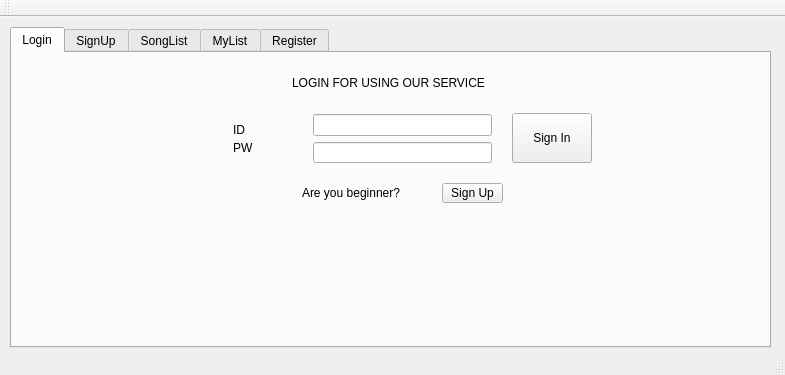
<?xml version="1.0" encoding="UTF-8"?>
<ui version="4.0">
 <class>MainWindow</class>
 <widget class="QMainWindow" name="MainWindow">
  <property name="geometry">
   <rect>
    <x>0</x>
    <y>0</y>
    <width>785</width>
    <height>375</height>
   </rect>
  </property>
  <property name="windowTitle">
   <string>MainWindow</string>
  </property>
  <widget class="QWidget" name="centralWidget">
   <widget class="QTabWidget" name="tabWidget">
    <property name="geometry">
     <rect>
      <x>10</x>
      <y>10</y>
      <width>761</width>
      <height>321</height>
     </rect>
    </property>
    <property name="currentIndex">
     <number>0</number>
    </property>
    <widget class="QWidget" name="tab">
     <attribute name="title">
      <string>Login</string>
     </attribute>
     <widget class="QWidget" name="layoutWidget">
      <property name="geometry">
       <rect>
        <x>290</x>
        <y>50</y>
        <width>201</width>
        <height>71</height>
       </rect>
      </property>
      <layout class="QVBoxLayout" name="verticalLayout">
       <item>
        <widget class="QLineEdit" name="ID">
         <property name="text">
          <string/>
         </property>
        </widget>
       </item>
       <item>
        <widget class="QLineEdit" name="PW">
         <property name="cursor">
          <cursorShape>IBeamCursor</cursorShape>
         </property>
         <property name="inputMask">
          <string/>
         </property>
         <property name="text">
          <string/>
         </property>
         <property name="maxLength">
          <number>30</number>
         </property>
        </widget>
       </item>
      </layout>
     </widget>
     <widget class="QLabel" name="label_5">
      <property name="geometry">
       <rect>
        <x>290</x>
        <y>130</y>
        <width>141</width>
        <height>20</height>
       </rect>
      </property>
      <property name="text">
       <string>Are you beginner?</string>
      </property>
     </widget>
     <widget class="QWidget" name="layoutWidget_2">
      <property name="geometry">
       <rect>
        <x>210</x>
        <y>60</y>
        <width>69</width>
        <height>51</height>
       </rect>
      </property>
      <layout class="QVBoxLayout" name="verticalLayout_2">
       <item>
        <widget class="QLabel" name="label">
         <property name="text">
          <string>ID</string>
         </property>
        </widget>
       </item>
       <item>
        <widget class="QLabel" name="label_2">
         <property name="text">
          <string>PW</string>
         </property>
        </widget>
       </item>
      </layout>
     </widget>
     <widget class="QToolButton" name="toolButton">
      <property name="geometry">
       <rect>
        <x>500</x>
        <y>60</y>
        <width>80</width>
        <height>50</height>
       </rect>
      </property>
      <property name="text">
       <string>Sign In</string>
      </property>
     </widget>
     <widget class="QLabel" name="label_4">
      <property name="geometry">
       <rect>
        <x>280</x>
        <y>20</y>
        <width>251</width>
        <height>20</height>
       </rect>
      </property>
      <property name="text">
       <string>LOGIN FOR USING OUR SERVICE</string>
      </property>
     </widget>
     <widget class="QPushButton" name="pushButton_2">
      <property name="geometry">
       <rect>
        <x>430</x>
        <y>130</y>
        <width>61</width>
        <height>20</height>
       </rect>
      </property>
      <property name="text">
       <string>Sign Up</string>
      </property>
     </widget>
     <widget class="QLabel" name="DEBUG_RESULT">
      <property name="geometry">
       <rect>
        <x>320</x>
        <y>180</y>
        <width>171</width>
        <height>51</height>
       </rect>
      </property>
      <property name="text">
       <string/>
      </property>
     </widget>
    </widget>
    <widget class="QWidget" name="tab_2">
     <attribute name="title">
      <string>SignUp</string>
     </attribute>
     <widget class="QLabel" name="DEBUG_RESULT_IS_SUCCEED">
      <property name="geometry">
       <rect>
        <x>320</x>
        <y>140</y>
        <width>171</width>
        <height>51</height>
       </rect>
      </property>
      <property name="text">
       <string/>
      </property>
     </widget>
     <widget class="QWidget" name="layoutWidget_5">
      <property name="geometry">
       <rect>
        <x>290</x>
        <y>50</y>
        <width>201</width>
        <height>71</height>
       </rect>
      </property>
      <layout class="QVBoxLayout" name="verticalLayout_5">
       <item>
        <widget class="QLineEdit" name="ID_new">
         <property name="text">
          <string>(type your new id)</string>
         </property>
        </widget>
       </item>
       <item>
        <widget class="QLineEdit" name="PW_new">
         <property name="cursor">
          <cursorShape>IBeamCursor</cursorShape>
         </property>
         <property name="inputMask">
          <string/>
         </property>
         <property name="text">
          <string>(type your new password)</string>
         </property>
         <property name="maxLength">
          <number>30</number>
         </property>
        </widget>
       </item>
      </layout>
     </widget>
     <widget class="QLabel" name="label_10">
      <property name="geometry">
       <rect>
        <x>210</x>
        <y>91</y>
        <width>67</width>
        <height>21</height>
       </rect>
      </property>
      <property name="text">
       <string>PW</string>
      </property>
     </widget>
     <widget class="QToolButton" name="toolButton_3">
      <property name="geometry">
       <rect>
        <x>500</x>
        <y>60</y>
        <width>80</width>
        <height>50</height>
       </rect>
      </property>
      <property name="text">
       <string>Sign Up</string>
      </property>
     </widget>
     <widget class="QLabel" name="label_11">
      <property name="geometry">
       <rect>
        <x>220</x>
        <y>20</y>
        <width>351</width>
        <height>20</height>
       </rect>
      </property>
      <property name="text">
       <string>WELCOME! TYPE YOUR NEW ID AND PASSWORD</string>
      </property>
     </widget>
     <widget class="QLabel" name="label_12">
      <property name="geometry">
       <rect>
        <x>210</x>
        <y>63</y>
        <width>67</width>
        <height>22</height>
       </rect>
      </property>
      <property name="text">
       <string>ID</string>
      </property>
     </widget>
    </widget>
    <widget class="QWidget" name="tab_7">
     <attribute name="title">
      <string>SongList</string>
     </attribute>
     <widget class="QPushButton" name="pushButton_8">
      <property name="geometry">
       <rect>
        <x>170</x>
        <y>40</y>
        <width>71</width>
        <height>25</height>
       </rect>
      </property>
      <property name="text">
       <string>BACK</string>
      </property>
     </widget>
     <widget class="QWidget" name="layoutWidget_7">
      <property name="geometry">
       <rect>
        <x>420</x>
        <y>100</y>
        <width>121</width>
        <height>151</height>
       </rect>
      </property>
      <layout class="QVBoxLayout" name="verticalLayout_7">
       <item>
        <widget class="QPushButton" name="pushButton_9">
         <property name="text">
          <string>PLAY</string>
         </property>
        </widget>
       </item>
       <item>
        <widget class="QPushButton" name="pushButton_10">
         <property name="text">
          <string>DELETE</string>
         </property>
        </widget>
       </item>
       <item>
        <widget class="QPushButton" name="pushButton_11">
         <property name="text">
          <string/>
         </property>
        </widget>
       </item>
       <item>
        <widget class="QPushButton" name="pushButton_12">
         <property name="text">
          <string/>
         </property>
        </widget>
       </item>
      </layout>
     </widget>
     <widget class="QListWidget" name="listWidget_2">
      <property name="geometry">
       <rect>
        <x>190</x>
        <y>100</y>
        <width>231</width>
        <height>151</height>
       </rect>
      </property>
      <item>
       <property name="text">
        <string>name1</string>
       </property>
      </item>
      <item>
       <property name="text">
        <string>name2</string>
       </property>
      </item>
      <item>
       <property name="text">
        <string>name3</string>
       </property>
      </item>
      <item>
       <property name="text">
        <string>name4</string>
       </property>
      </item>
      <item>
       <property name="text">
        <string>name5</string>
       </property>
      </item>
      <item>
       <property name="text">
        <string>name6</string>
       </property>
      </item>
      <item>
       <property name="text">
        <string>name7</string>
       </property>
      </item>
      <item>
       <property name="text">
        <string>name8</string>
       </property>
      </item>
     </widget>
     <widget class="QLabel" name="label_13">
      <property name="geometry">
       <rect>
        <x>190</x>
        <y>80</y>
        <width>151</width>
        <height>17</height>
       </rect>
      </property>
      <property name="text">
       <string>SONG LIST</string>
      </property>
     </widget>
     <widget class="QPushButton" name="pushButton_13">
      <property name="geometry">
       <rect>
        <x>470</x>
        <y>40</y>
        <width>71</width>
        <height>25</height>
       </rect>
      </property>
      <property name="text">
       <string>MYLIST</string>
      </property>
     </widget>
    </widget>
    <widget class="QWidget" name="tab_3">
     <attribute name="title">
      <string>MyList</string>
     </attribute>
     <widget class="QListWidget" name="listWidget">
      <property name="geometry">
       <rect>
        <x>190</x>
        <y>100</y>
        <width>231</width>
        <height>151</height>
       </rect>
      </property>
      <item>
       <property name="text">
        <string>name1</string>
       </property>
      </item>
      <item>
       <property name="text">
        <string>name2</string>
       </property>
      </item>
      <item>
       <property name="text">
        <string>name3</string>
       </property>
      </item>
     </widget>
     <widget class="QPushButton" name="pushButton_5">
      <property name="geometry">
       <rect>
        <x>170</x>
        <y>40</y>
        <width>71</width>
        <height>25</height>
       </rect>
      </property>
      <property name="text">
       <string>BACK</string>
      </property>
     </widget>
     <widget class="QWidget" name="layoutWidget_6">
      <property name="geometry">
       <rect>
        <x>420</x>
        <y>100</y>
        <width>121</width>
        <height>151</height>
       </rect>
      </property>
      <layout class="QVBoxLayout" name="verticalLayout_6">
       <item>
        <widget class="QPushButton" name="pushButton">
         <property name="text">
          <string>RECORD</string>
         </property>
        </widget>
       </item>
       <item>
        <widget class="QPushButton" name="pushButton_4">
         <property name="text">
          <string>UPLOAD</string>
         </property>
        </widget>
       </item>
       <item>
        <widget class="QPushButton" name="pushButton_6">
         <property name="text">
          <string>RENAME</string>
         </property>
        </widget>
       </item>
       <item>
        <widget class="QPushButton" name="pushButton_7">
         <property name="text">
          <string>DELETE</string>
         </property>
        </widget>
       </item>
      </layout>
     </widget>
     <widget class="QLabel" name="label_9">
      <property name="geometry">
       <rect>
        <x>190</x>
        <y>80</y>
        <width>151</width>
        <height>17</height>
       </rect>
      </property>
      <property name="text">
       <string>MY LIST</string>
      </property>
     </widget>
    </widget>
    <widget class="QWidget" name="tab_8">
     <attribute name="title">
      <string>Register</string>
     </attribute>
     <widget class="QWidget" name="layoutWidget_8">
      <property name="geometry">
       <rect>
        <x>260</x>
        <y>80</y>
        <width>191</width>
        <height>80</height>
       </rect>
      </property>
      <layout class="QVBoxLayout" name="verticalLayout_12">
       <item>
        <widget class="QLineEdit" name="ARTIST">
         <property name="text">
          <string/>
         </property>
        </widget>
       </item>
       <item>
        <widget class="QLineEdit" name="SONG_NAME">
         <property name="cursor">
          <cursorShape>IBeamCursor</cursorShape>
         </property>
         <property name="inputMask">
          <string/>
         </property>
         <property name="text">
          <string/>
         </property>
         <property name="maxLength">
          <number>30</number>
         </property>
        </widget>
       </item>
      </layout>
     </widget>
     <widget class="QWidget" name="layoutWidget_9">
      <property name="geometry">
       <rect>
        <x>158</x>
        <y>80</y>
        <width>111</width>
        <height>81</height>
       </rect>
      </property>
      <layout class="QVBoxLayout" name="verticalLayout_13">
       <item>
        <widget class="QLabel" name="label_18">
         <property name="text">
          <string>ARTIST</string>
         </property>
        </widget>
       </item>
       <item>
        <widget class="QLabel" name="label_19">
         <property name="text">
          <string>SONG NAME</string>
         </property>
        </widget>
       </item>
      </layout>
     </widget>
     <widget class="QToolButton" name="toolButton_4">
      <property name="geometry">
       <rect>
        <x>470</x>
        <y>90</y>
        <width>80</width>
        <height>50</height>
       </rect>
      </property>
      <property name="text">
       <string>REGISTER</string>
      </property>
     </widget>
     <widget class="QLabel" name="label_20">
      <property name="geometry">
       <rect>
        <x>230</x>
        <y>50</y>
        <width>271</width>
        <height>20</height>
       </rect>
      </property>
      <property name="text">
       <string>TYPE YOUR ARTIST AND SONG NAME</string>
      </property>
     </widget>
     <widget class="QLabel" name="DEBUG_REGISTER">
      <property name="geometry">
       <rect>
        <x>240</x>
        <y>170</y>
        <width>291</width>
        <height>81</height>
       </rect>
      </property>
      <property name="text">
       <string/>
      </property>
     </widget>
    </widget>
   </widget>
  </widget>
  <widget class="QToolBar" name="mainToolBar">
   <attribute name="toolBarArea">
    <enum>TopToolBarArea</enum>
   </attribute>
   <attribute name="toolBarBreak">
    <bool>false</bool>
   </attribute>
  </widget>
  <widget class="QStatusBar" name="statusBar"/>
 </widget>
 <layoutdefault spacing="6" margin="11"/>
 <resources/>
 <connections/>
</ui>
